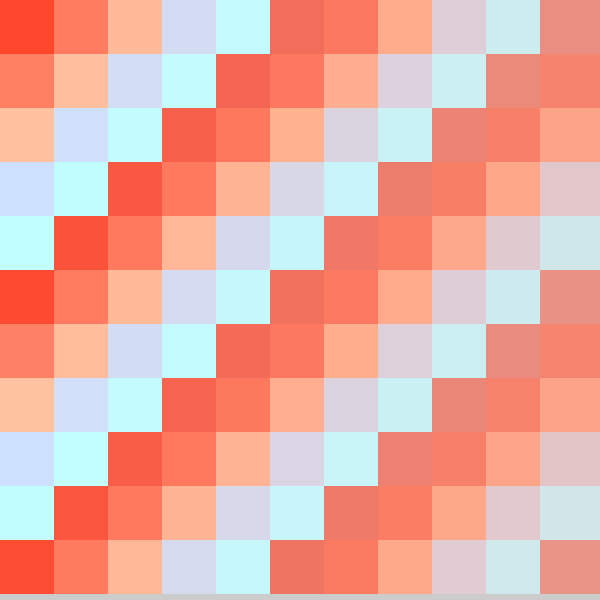
Frame 1 (no input)
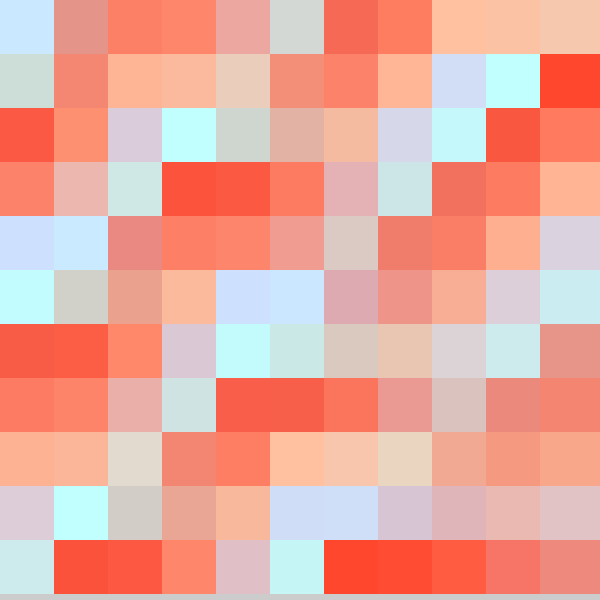
Frame 60 (the mouse pressed at the canvas centre just before this capture)
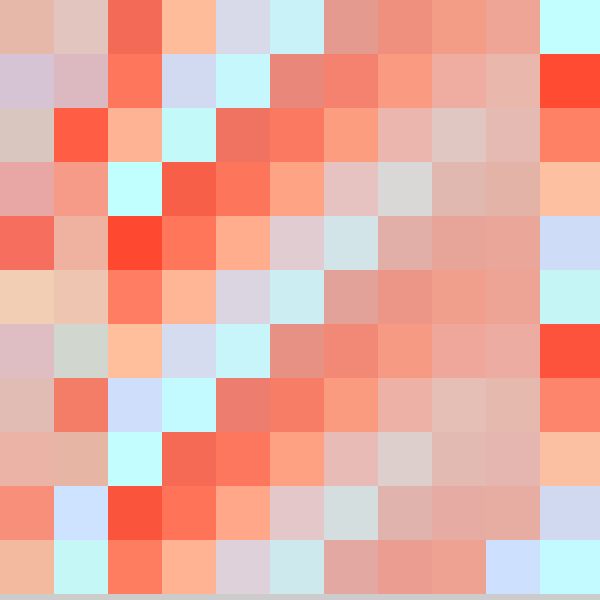
Frame 120 (the mouse held since frame 60 and released just before this capture)

The Processing sketch that drew these frames (run headless with seeded random() and noise(); from frame 60 on, the mouse is pressed at the canvas centre):

// Processing sketch: processing_88696
// ── processing_88696.pde

color[] palette = new color[5];
color c1;
color c2;
color c3;
color c4;
color c5;
color bgColor;


int numRows; //number of color bands
int numCols;
int scW;
int scH;

//Non-definables
int colorIndex;
int opIndex;
int curOpStep;
float rowHeight;
float colWidth;
int directionalMod;

void setup(){
    noStroke();
  //define definables, definitley.
  frameRate(5);
  numRows = 11;
  numCols = 11;
  scW = 600;
  scH = 600;
  //size(scW,scH); //changing this might go wonky on the web version
  size(600,600);
  //define color palette
  c1= #FF472E;
  c2= #FF7E62;
  c3= #FFC19F;
  c4= #CDE1FF;
  c5= #C1FFFF;
  bgColor = #CDE1FF;
  setPalette();
  
  //ndf
  colorIndex = 0;
  opIndex = 255;
  rowHeight = scH / numRows;
  colWidth = scW / numCols;
  curOpStep = 1;
  directionalMod = 1;
}

void draw(){
  drawRows();
}

void drawRows(){
 for(int x = 0; x < numCols; x++){
   for(int y = 0; y < numRows; y++){
     fill(palette[colorIndex],opIndex);
     opIndex -= curOpStep;
     colorIndex++;
     if(colorIndex > 4){colorIndex = 0;}
     
     if(opIndex < 5){opIndex = 255; curOpStep += 1;}
     if(curOpStep > int(random(100,255))){ curOpStep = 1; }
     
     rect(x * colWidth * directionalMod, y * rowHeight, scW, rowHeight);
   } 
 }
}

void keyPressed(){
  if(key == CODED){
    if(keyCode == UP){
       directionalMod *= -1; 
       c1 = #714721;
       c2 = #BF9B30;
       c3 = #BF8450;
       c4 = #D9AC84;
       c5 = #A0AE9F;
       setPalette();
    }
    else if(keyCode == DOWN){
      directionalMod *= -1; 
       c1 = #172738;
       c2 = #213048;
       c3 = #001A21;
       c4 = #172D36;
       c5 = #123327;
       setPalette();
   }
   else if(keyCode == LEFT){
     directionalMod *= -1; 
       c1 = #AB311A;
       c2 = #7E7257;
       c3 = #778C8B;
       c4 = #444B47;
       c5 = #7E7E72;
       setPalette();
   }
   else if(keyCode == RIGHT){
     directionalMod *= -1; 
       c1 = #537F79 ;
       c2 = #78A68F ;
       c3 = #CBD49C;
       c4 = #FED457;
       c5 = #CB252A;
       setPalette();
   }
}
}

void setPalette(){
  palette[0] = c1;
  palette[1] = c2;
  palette[2] = c3;
  palette[3] = c4;
  palette[4] = c5;
}
